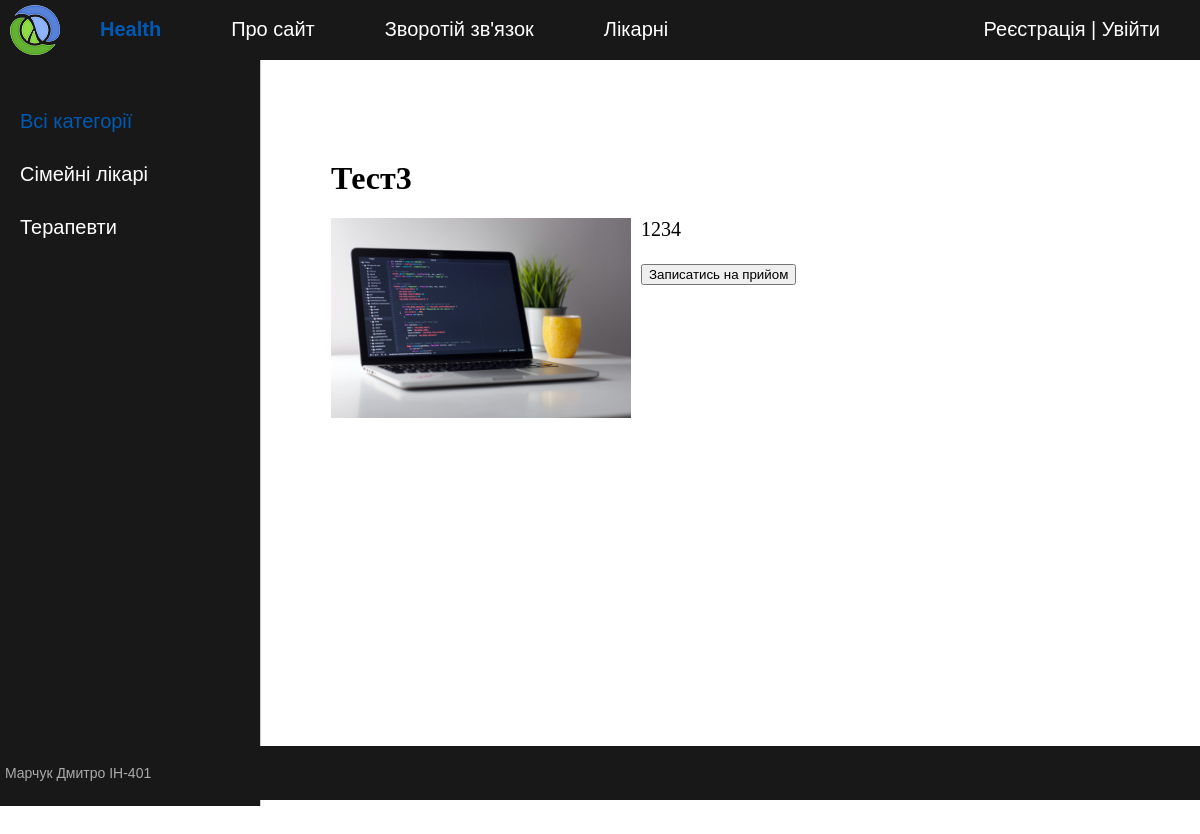
Before: /post/test3/ with the older database file.
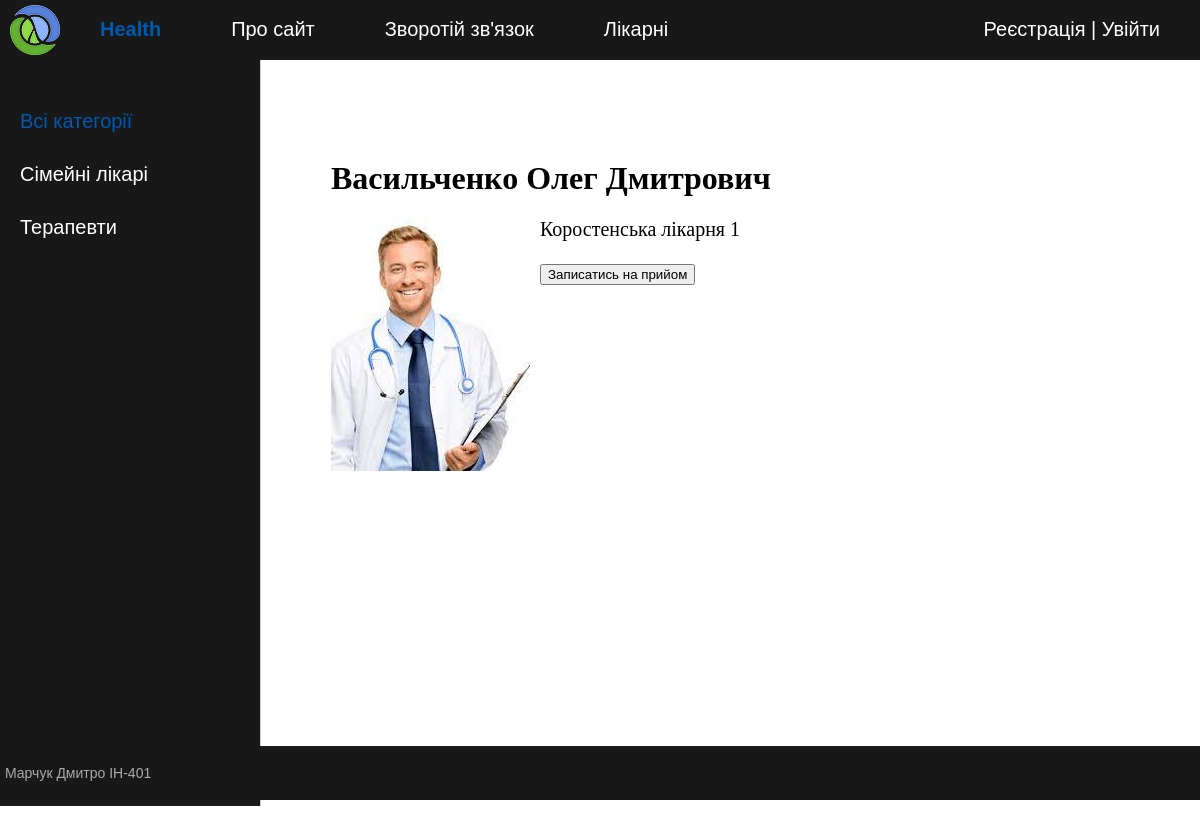
After: the same page with the newer database file.
### doctors/models.py (models this page shows, shortened)
class Doctors(models.Model):
    title = models.CharField(max_length=255, verbose_name="Заголовок")
    slug = models.SlugField(max_length=255, unique=True, db_index=True, verbose_name="URL")
    content = models.TextField(blank=True, verbose_name="Текст")
    photo = models.ImageField(upload_to="photos/%Y/%m/%d/", verbose_name="Фото")
    time_create = models.DateTimeField(auto_now_add=True, verbose_name="Час створення")
    time_update = models.DateTimeField(auto_now=True, verbose_name="Час зміни")
    is_published = models.BooleanField(default=True, verbose_name="Публікація")
    cat = models.ForeignKey('Category', on_delete=models.PROTECT, verbose_name="Категорії")
    def __str__(self):
        return self.title
    class Meta:
        verbose_name = 'Лікарі'
        verbose_name_plural = 'Лікарі'
        ordering = ['id']

### doctors/views.py (the view)
# urls.py: path('post/<slug:post_slug>/', ShowPost.as_view(), name='post'),
class ShowPost(DataMixin, DetailView):
    model = Doctors
    template_name = 'doctors/post.html'
    slug_url_kwarg = 'post_slug'
    context_object_name = 'post'
    def get_context_data(self, *, object_list=None, **kwargs):
        context = super().get_context_data(**kwargs)
        c_def = self.get_user_context(title=context['post'])
        return dict(list(context.items()) + list(c_def.items()))

### doctors/models.py (called while the page is built)
    def get_absolute_url(self):
        return reverse('category', kwargs={'cat_slug': self.slug})

### doctors/templatetags/doctors_tags.py (called while the page is built)
@register.inclusion_tag('doctors/list_categories.html')
def show_categories(sort=None, cat_selected=0):
    if not sort:
        cats = Category.objects.all()
    else:
        cats = Category.objects.order_by(sort)
    return {"cats": cats, "cat_selected": cat_selected}

### doctors/utils.py (called while the page is built)
    def get_user_context(self, **kwargs):
        context = kwargs
        cats = Category.objects.annotate(Count('doctors'))
        user_menu = menu.copy()
        if not self.request.user.is_authenticated:
            user_menu.pop(1)
        context['menu'] = user_menu
        context['cats'] = cats
        if 'cat_selected' not in context:
            context['cat_selected'] = 0
        return context

### doctors/templates/doctors/post.html
{% extends 'doctors/base.html' %}
{% block content %}
<h1>{{post.title}}</h1>
{% if post.photo %}
<p><img class="img-article-left" src="{{post.photo.url}}"></p>
{% endif %}
{{post.content|linebreaks}}
<button type="button" class="btn btn-primary btn-lg btn-block">Записатись на прийом</button>
{% endblock %}

Changed rows visible on the page:
changed Doctors: title "Тест3" → "Васильченко Олег Дмитрович"; photo: a different picture; content "1234" → "Коростенська лікарня 1"
